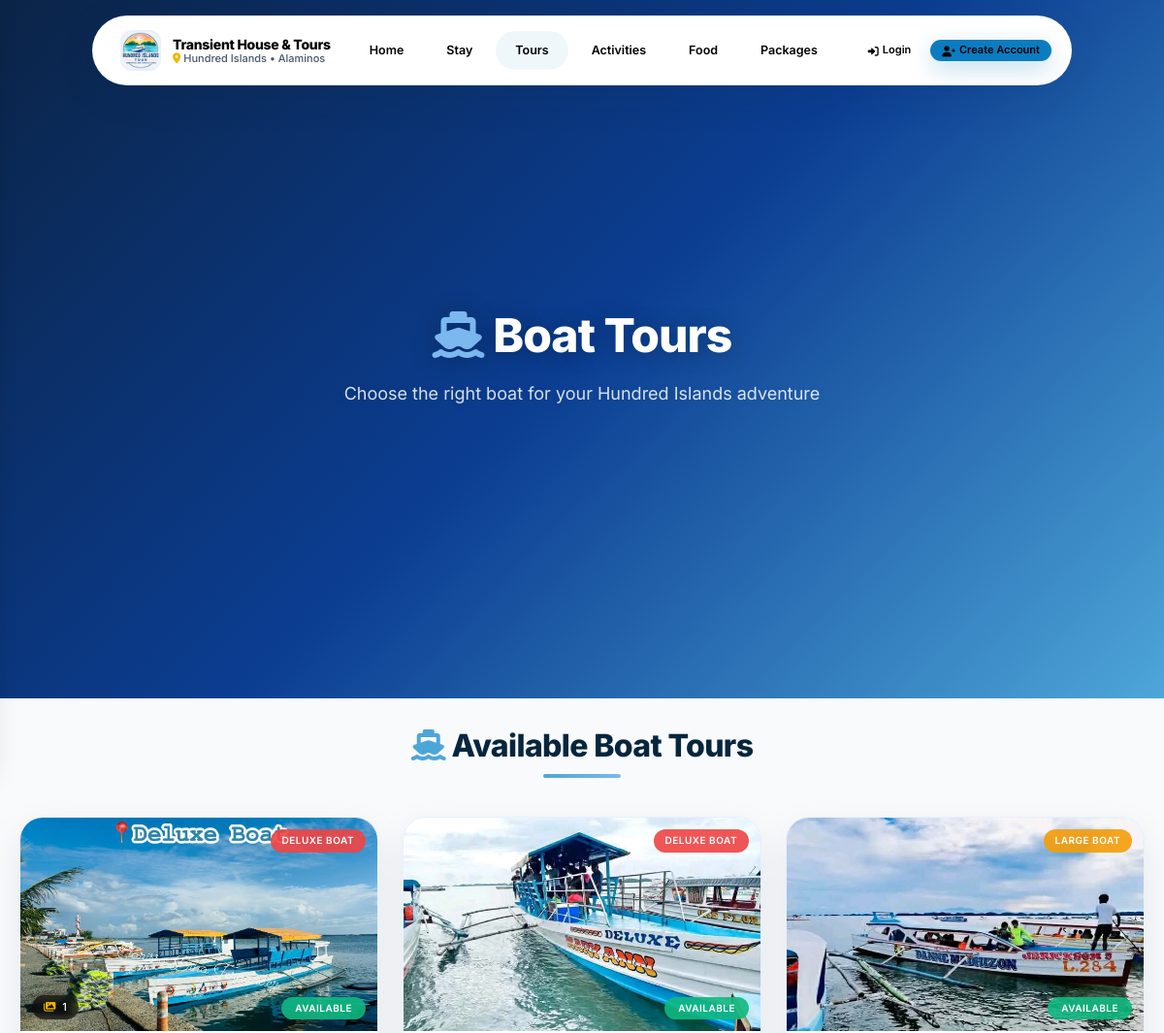
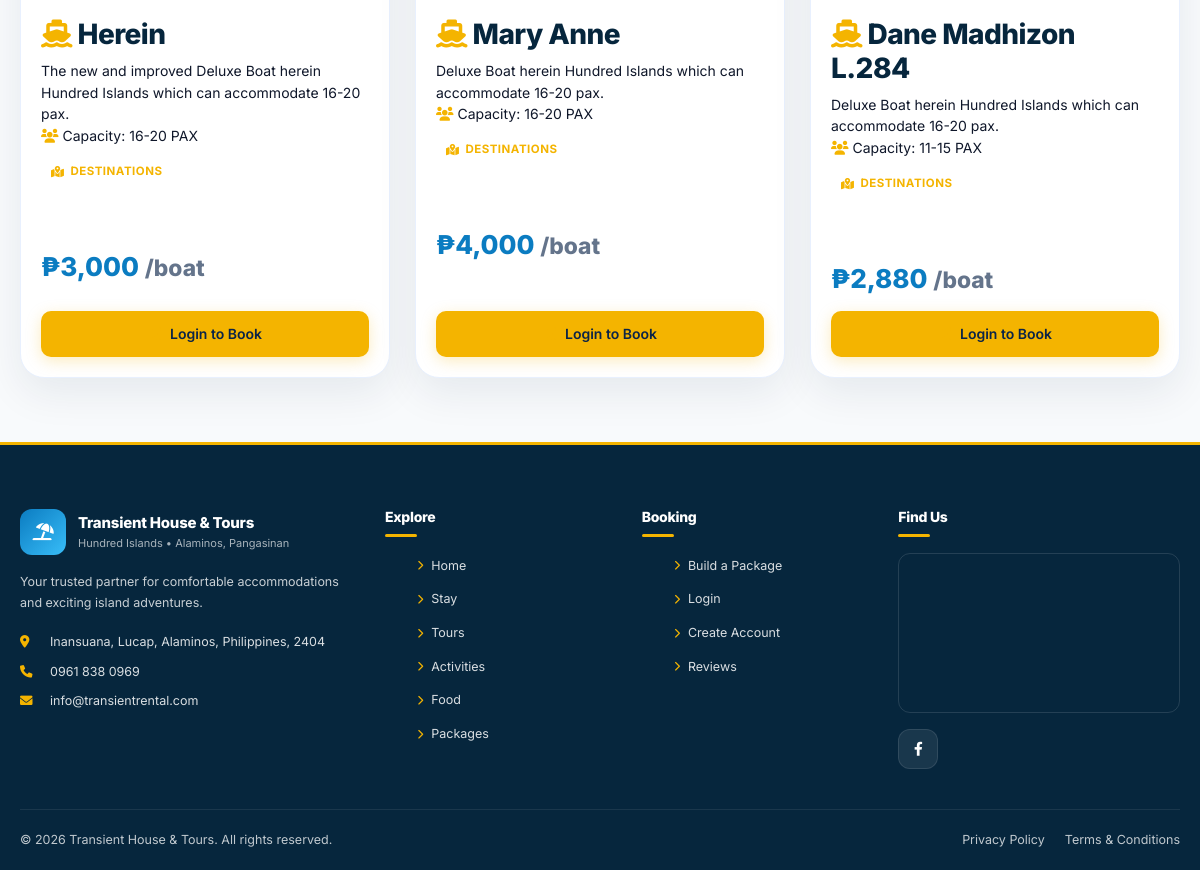
The app's page /tours.php with its own data (2 pictures, top to bottom).
### tables this page shows
CREATE TABLE `tours` (
  `id` int(11) NOT NULL,
  `tour_name` varchar(200) NOT NULL,
  `tour_type` varchar(100) NOT NULL,
  `description` text DEFAULT NULL,
  `places_to_visit` text DEFAULT NULL,
  `duration_hours` int(11) NOT NULL,
  `max_guests` int(11) NOT NULL,
  `price_per_boat` decimal(10,2) NOT NULL DEFAULT 0.00,
  `boat_capacity` int(11) NOT NULL DEFAULT 5,
  `inclusions` text DEFAULT NULL,
  `status` enum('available','fully_booked','seasonal') DEFAULT 'available',
  `image` varchar(255) DEFAULT NULL,
  `created_at` timestamp NOT NULL DEFAULT current_timestamp(),
  `boat_type` varchar(50) DEFAULT 'Small',
  `folder_name` varchar(255) DEFAULT NULL
);

### tours.php (the view, shortened to what this page needs)
<?php
require_once 'database.php';
try {
    $pdo->exec("CREATE TABLE IF NOT EXISTS blocked_dates (
        id INT AUTO_INCREMENT PRIMARY KEY,
        item_type ENUM('house', 'tour') NOT NULL,
        item_id INT NOT NULL,
        block_date DATE NOT NULL,
        reason VARCHAR(255) DEFAULT NULL,
        block_type ENUM('walk_in', 'maintenance', 'special_occasion', 'owner_use', 'other') DEFAULT 'walk_in',
        blocked_by INT DEFAULT NULL,
        created_at DATETIME DEFAULT CURRENT_TIMESTAMP,
        UNIQUE KEY unique_block (item_type, item_id, block_date),
        INDEX idx_item (item_type, item_id, block_date)
    ) ENGINE=InnoDB DEFAULT CHARSET=utf8mb4");
} catch(PDOException $e) {}
function getBoatType($max_guests) {
    if ($max_guests <= 5) return 'Small Boat';
    elseif ($max_guests <= 10) return 'Medium Boat';
    elseif ($max_guests <= 15) return 'Large Boat';
    else return 'Deluxe Boat';
}
function getBoatCapacityLabel($max_guests) {
    if ($max_guests <= 5) return '1-5 PAX';
    elseif ($max_guests <= 10) return '6-10 PAX';
    elseif ($max_guests <= 15) return '11-15 PAX';
    else return '16-20 PAX';
}
function getBoatBadgeClass($max_guests) {
    if ($max_guests <= 5) return 'boat-badge-small';
    elseif ($max_guests <= 10) return 'boat-badge-medium';
    elseif ($max_guests <= 15) return 'boat-badge-large';
    else return 'boat-badge-deluxe';
}
function findTourFolder($folder_name) {
    $base = 'uploads/tours/gallery/';
    if (is_dir($base . $folder_name)) return $folder_name;
    return null;
}
function getTourGalleryFromFolder($tour_name, $folder_name_from_db = null) {
    $gallery = [];
    $folder_name = !empty($folder_name_from_db)
        ? $folder_name_from_db
        : str_replace(' ', '_', trim($tour_name));
    $resolved = findTourFolder($folder_name);
    $folder_name = $resolved;
    $gallery_path = 'uploads/tours/gallery/' . $folder_name . '/';
    if (is_dir($gallery_path)) {
        $files = scandir($gallery_path);
        $image_extensions = ['jpg', 'jpeg', 'png', 'gif', 'webp', 'bmp'];
        $sort_order = 0;
        foreach ($files as $file) {
            $ext = strtolower(pathinfo($file, PATHINFO_EXTENSION));
            if (in_array($ext, $image_extensions)) {
                $gallery[] = [
                    'image' => $file,
                    'is_main' => ($sort_order == 0) ? 1 : 0,
                    'sort_order' => $sort_order,
                    'folder' => $folder_name
                ];
                $sort_order++;
            }
        }
    }
    return $gallery;
}
$tours = $pdo->query("SELECT * FROM tours ORDER BY id")->fetchAll();
$tour_gallery = [];
foreach($tours as $tour) {
    $tour_gallery[$tour['id']] = getTourGalleryFromFolder(
        $tour['tour_name'],
        $tour['folder_name'] ?? null
    );
}
function getTourMainImage($tour, $gallery) {
    if (!empty($gallery)) {
        foreach ($gallery as $img) {
            if (!empty($img['is_main']) && $img['is_main'] == 1) {
                $path = 'uploads/tours/gallery/' . $img['folder'] . '/' . $img['image'];
                if (file_exists($path)) return $path;
            }
        }
    }
    if (!empty($tour['folder_name'])) {
        $resolved = findTourFolder($tour['folder_name']);
        if ($resolved !== null) {
            $folder_path = 'uploads/tours/gallery/' . $resolved . '/';
            $files = scandir($folder_path);
            $exts = ['jpg','jpeg','png','gif','webp','bmp'];
        }
    }
    $derived = str_replace(' ', '_', trim($tour['tour_name'] ?? ''));
    if (!empty($derived)) {
        $resolved = findTourFolder($derived);
        if ($resolved !== null) {
            $folder_path = 'uploads/tours/gallery/' . $resolved . '/';
            $files = scandir($folder_path);
            $exts = ['jpg','jpeg','png','gif','webp','bmp'];
        }
    }
    if (!empty($tour['image']) && $tour['image'] != 'default-tour.jpg') {
        $legacy = 'uploads/tours/' . $tour['image'];
        $folder = str_replace(' ', '_', trim($tour['tour_name']));
        $alt = 'uploads/tours/gallery/' . $folder . '/' . $tour['image'];
        if (file_exists($alt)) return $alt;
    }
    return 'https://via.placeholder.com/600x400/4DA6D9/ffffff?text=Boat+Tour';
}
?>
<!DOCTYPE html>
<html lang="en">
<head>
    <link href="https://cdn.jsdelivr.net/npm/bootstrap@5.1.3/dist/css/bootstrap.min.css" rel="stylesheet">
    <link rel="stylesheet" href="https://cdnjs.cloudflare.com/ajax/libs/font-awesome/6.0.0/css/all.min.css">
    <link rel="stylesheet" href="assets/css/design-system.css">
</head>
<body>
<?php include 'components/navbar.php'; ?>
<div class="hero">
    <div class="hero-content">
        <h1><i class="fas fa-ship"></i> Boat Tours</h1>
        <p>Choose the right boat for your Hundred Islands adventure</p>
    </div>
</div>
<div class="main-container">
    <div class="section-title">
        <h2><i class="fas fa-ship"></i> Available Boat Tours</h2>
        <div class="underline"></div>
    </div>
    <?php if(empty($tours)): ?>
        <div class="empty-state">
            <i class="fas fa-ship"></i>
            <h3>No Tours Available</h3>
            <p>Please check back later for exciting tour packages!</p>
        </div>
    <?php else: ?>
        <div class="tour-grid">
            <?php foreach($tours as $tour):
                $gallery = $tour_gallery[$tour['id']] ?? [];
                $gallery_count = count($gallery);
                $boat_type = getBoatType($tour['max_guests']);
                $boat_label = getBoatCapacityLabel($tour['max_guests']);
                $boat_badge_class = getBoatBadgeClass($tour['max_guests']);
            ?>
            <div class="tour-card" onclick="openShopeeView(<?php echo $tour['id']; ?>)">
                <div class="tour-image-wrapper">
                    <img src="<?php echo getTourMainImage($tour, $gallery); ?>"
                         class="tour-image"
                         alt="<?php echo htmlspecialchars($tour['tour_name']); ?>"
                         onerror="this.src='https://via.placeholder.com/600x400/4DA6D9/ffffff?text=Boat+Tour'">
                    <span class="boat-badge <?php echo $boat_badge_class; ?>"><?php echo $boat_type; ?></span>
                    <span class="status-badge status-<?php echo $tour['status'] ?? 'available'; ?>">
                        <?php echo ucfirst(str_replace('_', ' ', $tour['status'] ?? 'available')); ?>
                    </span>
                    <?php if($gallery_count > 0): ?>
                    <span class="gallery-count"><i class="fas fa-images"></i> <?php echo $gallery_count; ?></span>
                    <?php endif; ?>
                </div>
                <div class="tour-content">
                    <h3 class="tour-name"><i class="fas fa-ship"></i> <?php echo htmlspecialchars($tour['tour_name']); ?></h3>
                    <?php if(!empty($tour['description'])): ?>
                        <div class="tour-desc">
                            <?php echo htmlspecialchars(substr($tour['description'], 0, 120)) . (strlen($tour['description']) > 120 ? '...' : ''); ?>
                        </div>
                    <?php endif; ?>
                    <div class="tour-info">
                        <div class="info-item">
                            <i class="fas fa-users"></i>
                            <span>Capacity: <?php echo $boat_label; ?></span>
                        </div>
                    </div>
                    <div class="tour-places">
                        <div class="tour-places-header">
                            <i class="fas fa-map-marked-alt"></i> Destinations
                        </div>
                        <div style="color:white;font-size:13px;font-weight:700;">12–14 islands</div>
                    </div>
                    <div class="tour-price">
                        ₱<?php echo number_format($tour['price_per_boat']); ?> <small>/boat</small>
                    </div>
                    <div class="tour-actions" onclick="event.stopPropagation();">
                        <?php if(($tour['status'] ?? 'available') == 'available'): ?>
                            <?php if(isset($_SESSION['user_id'])): ?>
                                <button class="btn-book" onclick="event.stopPropagation(); bookTour(<?php echo $tour['id']; ?>, <?php echo $tour['price_per_boat']; ?>, '<?php echo addslashes($tour['tour_name']); ?>', <?php echo $tour['max_guests']; ?>)">
                                    <i class="fas fa-calendar-check"></i> Book Now
                                </button>
                            <?php else: ?>
                                <a href="login.php?redirect=tours.php" class="btn-book" onclick="event.stopPropagation();">
                                    <i class="fas fa-sign-in-alt"></i> Login to Book
                                </a>
                            <?php endif; ?>
                        <?php else: ?>
                            <button class="btn-book" disabled>
                                <i class="fas fa-clock"></i> Not Available
                            </button>
                        <?php endif; ?>
                    </div>
                </div>
            </div>
            <?php endforeach; ?>
        </div>
    <?php endif; ?>
</div>
<?php include 'components/footer.php'; ?>
</body>
</html>

### records on screen
tours: id+image+tour_name (picture), max_guests "DELUXE BOAT", status "AVAILABLE", id "1", tour_name "Herein", description "The new and improved Deluxe Boat herein Hundred Islands which can accommodate 16-20 pax.", max_guests "16-20 PAX", price_per_boat "3,000", shows "Login to Book"
tours: id+tour_name+image (picture), max_guests "DELUXE BOAT", status "AVAILABLE", tour_name "Mary Anne", description "Deluxe Boat herein Hundred Islands which can accommodate 16-20 pax.", max_guests "16-20 PAX", price_per_boat "4,000", shows "Login to Book"
tours: id+tour_name+image (picture), max_guests "LARGE BOAT", status "AVAILABLE", tour_name "Dane Madhizon L.284", description "Deluxe Boat herein Hundred Islands which can accommodate 16-20 pax.", max_guests "11-15 PAX", price_per_boat "2,880", shows "Login to Book"

### other values on screen
$item['label'] "Home"
$item['label'] "Stay"
$item['label'] "Tours"
$item['label'] "Activities"
$item['label'] "Food"
$item['label'] "Packages"
$content['footer']['company_description'] "Your trusted partner for comfortable accommodations and exciting island adventures."
$location_address "Inansuana, Lucap, Alaminos, Philippines, 2404"
$content['footer']['phone'] "0961 838 0969"
$content['footer']['email'] "info@transientrental.com"
